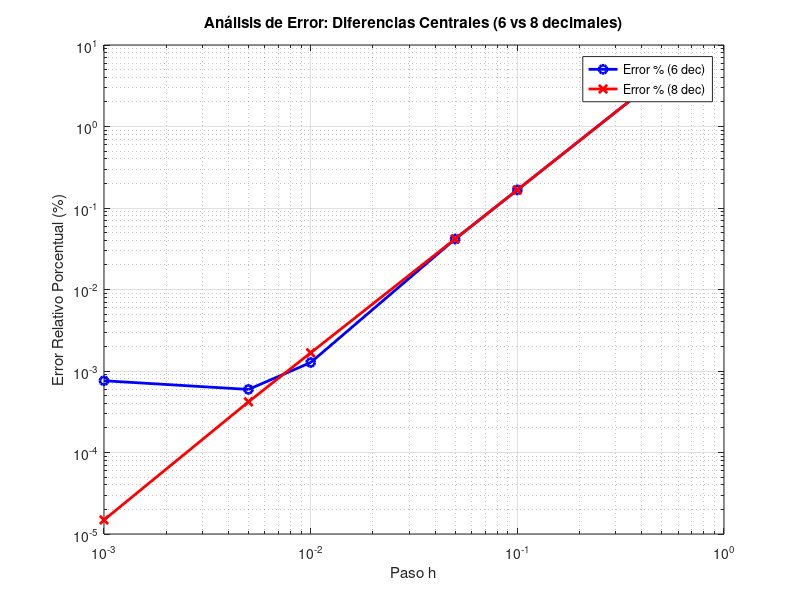
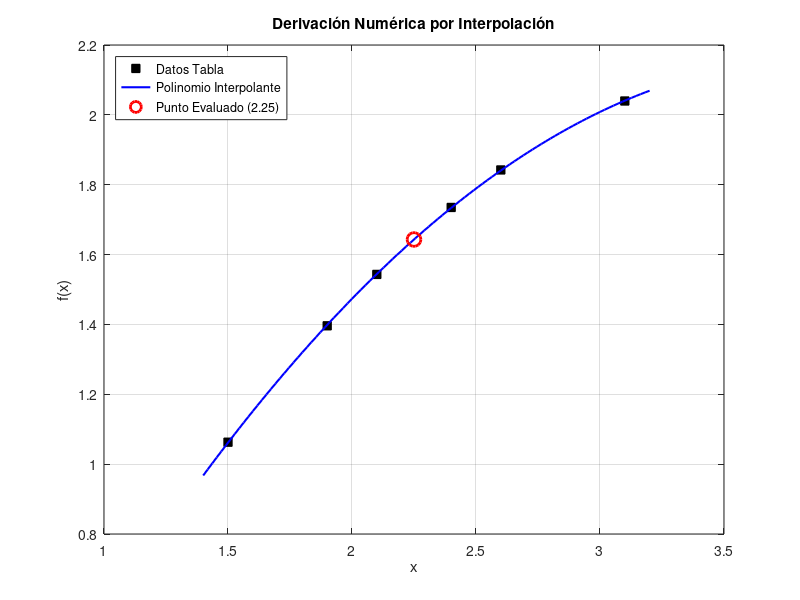

Source code (MATLAB) for these figures, in order:
clc; clear; close all;

% ==========================================================
% EJERCICIO 1: f(x) = e^x en x = 2
% ==========================================================
f = @(x) exp(x);
x0 = 2;
val_real = exp(2);
h_vec = [0.5, 0.1, 0.05, 0.01, 0.005, 0.001];

% Preparamos almacenamiento para la tabla
fprintf('--- TABLA EJERCICIO 1: PRIMERA DERIVADA f''(2) ---\n');
fprintf('h \t f''(2) 6-dec \t f''(2) 8-dec \t Err%% 6-dec \t Err%% 8-dec\n');
fprintf('----------------------------------------------------------------------\n');

for i = 1:length(h_vec)
    h = h_vec(i);

    % Simulación de precisión (Redondeo de f(x+h) y f(x-h))
    fx_p6 = round(f(x0+h) * 1e6) / 1e6;
    fx_m6 = round(f(x0-h) * 1e6) / 1e6;
    d_cent6 = (fx_p6 - fx_m6) / (2*h);
    err6(i) = abs((val_real - d_cent6)/val_real) * 100;

    fx_p8 = round(f(x0+h) * 1e8) / 1e8;
    fx_m8 = round(f(x0-h) * 1e8) / 1e8;
    d_cent8 = (fx_p8 - fx_m8) / (2*h);
    err8(i) = abs((val_real - d_cent8)/val_real) * 100;

    fprintf('%.3f \t %.6f \t %.8f \t %.5f%% \t %.7f%%\n', ...
            h, d_cent6, d_cent8, err6(i), err8(i));
end

% GRÁFICA 1: Error vs h
figure(1);
loglog(h_vec, err6, '-bo', 'linewidth', 2, 'DisplayName', 'Error % (6 dec)');
hold on;
loglog(h_vec, err8, '-rx', 'linewidth', 2, 'DisplayName', 'Error % (8 dec)');
grid on;
title('Análisis de Error: Diferencias Centrales (6 vs 8 decimales)');
xlabel('Paso h'); ylabel('Error Relativo Porcentual (%)');
legend('location', 'northeast');

% ==========================================================
% EJERCICIO 2: DATOS TABULADOS (Método Interpolante)
% ==========================================================
x_data = [1.5, 1.9, 2.1, 2.4, 2.6, 3.1];
y_data = [1.0628, 1.3961, 1.5432, 1.7349, 1.8423, 2.0397];
xi = 2.25;

% Ajustamos un polinomio (Método Interpolante)
% Usamos grado 2 (parábola) que es común para diferencias finitas no equiespaciadas
p = polyfit(x_data, y_data, 2);
dp = polyder(p);      % Coeficientes primera derivada
ddp = polyder(dp);    % Coeficientes segunda derivada

f1_xi = polyval(dp, xi);
f2_xi = polyval(ddp, xi);

fprintf('\n--- RESULTADOS EJERCICIO 2 (x = 2.25) ---\n');
fprintf('f''(2.25) aproximado: %.6f\n', f1_xi);
fprintf('f''''(2.25) aproximado: %.6f\n', f2_xi);

% GRÁFICA 2: Curva de Interpolación
figure(2);
xfine = linspace(1.4, 3.2, 100);
yfine = polyval(p, xfine);
plot(x_data, y_data, 'ks', 'MarkerFaceColor', 'k', 'DisplayName', 'Datos Tabla');
hold on;
plot(xfine, yfine, 'b-', 'linewidth', 1.5, 'DisplayName', 'Polinomio Interpolante');
plot(xi, polyval(p, xi), 'ro', 'markersize', 10, 'linewidth', 2, 'DisplayName', 'Punto Evaluado (2.25)');
grid on;
title('Derivación Numérica por Interpolación');
xlabel('x'); ylabel('f(x)');
legend('location', 'northwest');
